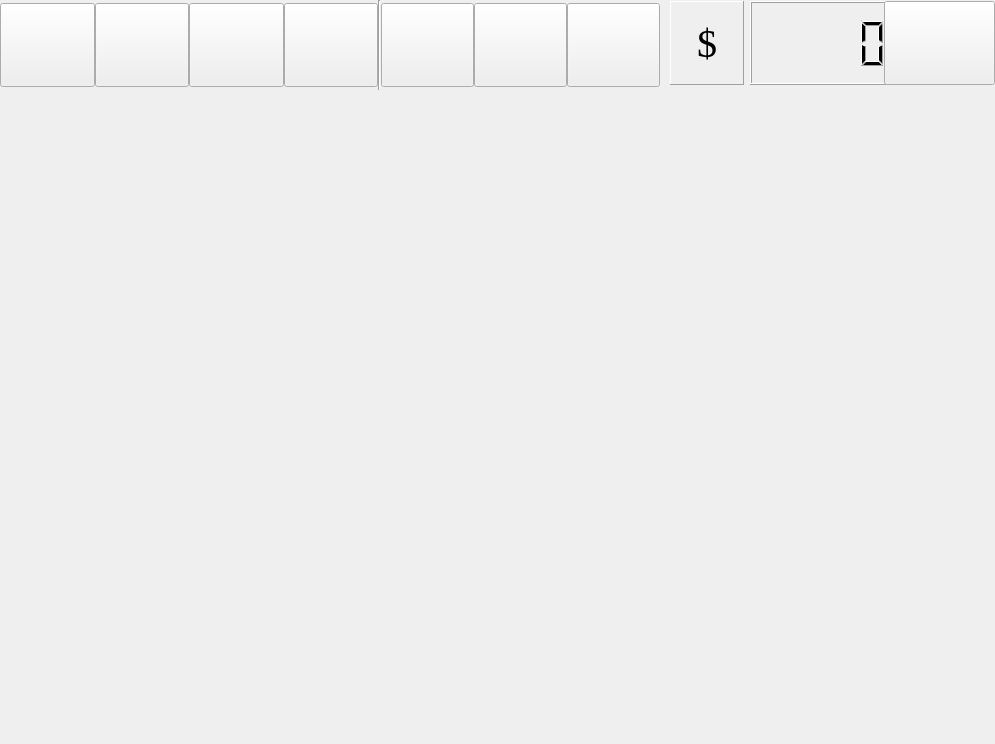
<?xml version="1.0" encoding="UTF-8"?>
<ui version="4.0">
 <class>GameInterface</class>
 <widget class="QWidget" name="GameInterface">
  <property name="geometry">
   <rect>
    <x>0</x>
    <y>0</y>
    <width>995</width>
    <height>744</height>
   </rect>
  </property>
  <property name="minimumSize">
   <size>
    <width>995</width>
    <height>744</height>
   </size>
  </property>
  <property name="maximumSize">
   <size>
    <width>995</width>
    <height>744</height>
   </size>
  </property>
  <property name="windowTitle">
   <string>Form</string>
  </property>
  <property name="styleSheet">
   <string notr="true"/>
  </property>
  <widget class="QLCDNumber" name="lcdNumber">
   <property name="geometry">
    <rect>
     <x>750</x>
     <y>1</y>
     <width>141</width>
     <height>84</height>
    </rect>
   </property>
   <property name="font">
    <font>
     <family>Arial</family>
     <pointsize>5</pointsize>
    </font>
   </property>
  </widget>
  <widget class="QLabel" name="label">
   <property name="geometry">
    <rect>
     <x>670</x>
     <y>1</y>
     <width>74</width>
     <height>84</height>
    </rect>
   </property>
   <property name="font">
    <font>
     <family>Times New Roman</family>
     <pointsize>30</pointsize>
    </font>
   </property>
   <property name="styleSheet">
    <string notr="true"/>
   </property>
   <property name="frameShape">
    <enum>QFrame::Panel</enum>
   </property>
   <property name="frameShadow">
    <enum>QFrame::Raised</enum>
   </property>
   <property name="text">
    <string>$</string>
   </property>
   <property name="alignment">
    <set>Qt::AlignCenter</set>
   </property>
  </widget>
  <widget class="QWidget" name="horizontalLayoutWidget_3">
   <property name="geometry">
    <rect>
     <x>0</x>
     <y>0</y>
     <width>660</width>
     <height>90</height>
    </rect>
   </property>
   <layout class="QHBoxLayout" name="horizontalLayout_3">
    <item>
     <layout class="QHBoxLayout" name="horizontalLayout">
      <property name="spacing">
       <number>0</number>
      </property>
      <item>
       <widget class="QPushButton" name="buy_new_guppy">
        <property name="minimumSize">
         <size>
          <width>93</width>
          <height>84</height>
         </size>
        </property>
        <property name="styleSheet">
         <string notr="true">background-image: url(:/image/image/buy_new_guppy.png);</string>
        </property>
        <property name="text">
         <string/>
        </property>
       </widget>
      </item>
      <item>
       <widget class="QPushButton" name="buy_new_guppyMom">
        <property name="minimumSize">
         <size>
          <width>93</width>
          <height>84</height>
         </size>
        </property>
        <property name="styleSheet">
         <string notr="true">background-image: url(:/image/image/buy_new_guppyMom.png);</string>
        </property>
        <property name="text">
         <string/>
        </property>
       </widget>
      </item>
      <item>
       <widget class="QPushButton" name="buy_small_carnivorous_fish">
        <property name="minimumSize">
         <size>
          <width>93</width>
          <height>84</height>
         </size>
        </property>
        <property name="styleSheet">
         <string notr="true">background-image: url(:/image/image/default_toolbar_icon.png);</string>
        </property>
        <property name="text">
         <string/>
        </property>
       </widget>
      </item>
      <item>
       <widget class="QPushButton" name="buy_large_carnivorous_fish">
        <property name="minimumSize">
         <size>
          <width>93</width>
          <height>84</height>
         </size>
        </property>
        <property name="styleSheet">
         <string notr="true">background-image: url(:/image/image/default_toolbar_icon.png);</string>
        </property>
        <property name="text">
         <string/>
        </property>
       </widget>
      </item>
      <item>
       <widget class="Line" name="line_3">
        <property name="enabled">
         <bool>true</bool>
        </property>
        <property name="font">
         <font>
          <pointsize>9</pointsize>
         </font>
        </property>
        <property name="orientation">
         <enum>Qt::Vertical</enum>
        </property>
       </widget>
      </item>
      <item>
       <layout class="QHBoxLayout" name="horizontalLayout_2">
        <property name="spacing">
         <number>0</number>
        </property>
        <item>
         <widget class="QPushButton" name="upgrade_food">
          <property name="sizePolicy">
           <sizepolicy hsizetype="Fixed" vsizetype="Fixed">
            <horstretch>0</horstretch>
            <verstretch>0</verstretch>
           </sizepolicy>
          </property>
          <property name="minimumSize">
           <size>
            <width>93</width>
            <height>84</height>
           </size>
          </property>
          <property name="maximumSize">
           <size>
            <width>93</width>
            <height>84</height>
           </size>
          </property>
          <property name="styleSheet">
           <string notr="true">background-image: url(:/image/image/default_toolbar_icon.png);</string>
          </property>
          <property name="text">
           <string/>
          </property>
         </widget>
        </item>
        <item>
         <widget class="QPushButton" name="num_of_food">
          <property name="sizePolicy">
           <sizepolicy hsizetype="Fixed" vsizetype="Fixed">
            <horstretch>0</horstretch>
            <verstretch>0</verstretch>
           </sizepolicy>
          </property>
          <property name="minimumSize">
           <size>
            <width>93</width>
            <height>84</height>
           </size>
          </property>
          <property name="maximumSize">
           <size>
            <width>93</width>
            <height>84</height>
           </size>
          </property>
          <property name="styleSheet">
           <string notr="true">background-image: url(:/image/image/default_toolbar_icon.png);</string>
          </property>
          <property name="text">
           <string/>
          </property>
         </widget>
        </item>
        <item>
         <widget class="QPushButton" name="buy_egg">
          <property name="sizePolicy">
           <sizepolicy hsizetype="Fixed" vsizetype="Fixed">
            <horstretch>0</horstretch>
            <verstretch>0</verstretch>
           </sizepolicy>
          </property>
          <property name="minimumSize">
           <size>
            <width>93</width>
            <height>84</height>
           </size>
          </property>
          <property name="maximumSize">
           <size>
            <width>93</width>
            <height>84</height>
           </size>
          </property>
          <property name="styleSheet">
           <string notr="true">background-image: url(:/image/image/buy_egg_1.png);</string>
          </property>
          <property name="text">
           <string/>
          </property>
         </widget>
        </item>
       </layout>
      </item>
     </layout>
    </item>
   </layout>
  </widget>
  <widget class="QPushButton" name="pushButton">
   <property name="geometry">
    <rect>
     <x>884</x>
     <y>1</y>
     <width>111</width>
     <height>84</height>
    </rect>
   </property>
   <property name="cursor">
    <cursorShape>PointingHandCursor</cursorShape>
   </property>
   <property name="styleSheet">
    <string notr="true">border-image: url(:/image/image/menu.jpg);</string>
   </property>
   <property name="text">
    <string/>
   </property>
  </widget>
 </widget>
 <resources/>
 <connections/>
</ui>
